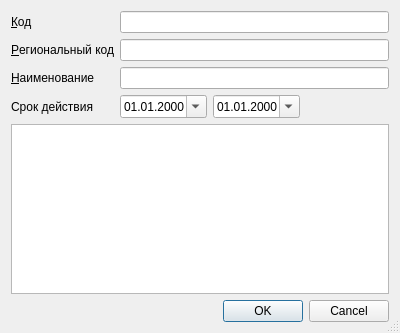
<?xml version="1.0" encoding="UTF-8"?>
<ui version="4.0">
 <class>ItemEditorDialog</class>
 <widget class="QDialog" name="ItemEditorDialog">
  <property name="geometry">
   <rect>
    <x>0</x>
    <y>0</y>
    <width>400</width>
    <height>333</height>
   </rect>
  </property>
  <property name="windowTitle">
   <string>ChangeMe!</string>
  </property>
  <property name="sizeGripEnabled">
   <bool>true</bool>
  </property>
  <layout class="QGridLayout" name="gridLayout">
   <item row="0" column="0">
    <widget class="QLabel" name="lblCode">
     <property name="sizePolicy">
      <sizepolicy hsizetype="Maximum" vsizetype="Preferred">
       <horstretch>0</horstretch>
       <verstretch>0</verstretch>
      </sizepolicy>
     </property>
     <property name="text">
      <string>&amp;Код</string>
     </property>
     <property name="buddy">
      <cstring>edtCode</cstring>
     </property>
    </widget>
   </item>
   <item row="0" column="1">
    <widget class="QLineEdit" name="edtCode"/>
   </item>
   <item row="1" column="0">
    <widget class="QLabel" name="lblRegionalCode">
     <property name="text">
      <string>&amp;Региональный код</string>
     </property>
     <property name="buddy">
      <cstring>edtRegionalCode</cstring>
     </property>
    </widget>
   </item>
   <item row="1" column="1">
    <widget class="QLineEdit" name="edtRegionalCode"/>
   </item>
   <item row="2" column="0">
    <widget class="QLabel" name="lblName">
     <property name="sizePolicy">
      <sizepolicy hsizetype="Maximum" vsizetype="Preferred">
       <horstretch>0</horstretch>
       <verstretch>0</verstretch>
      </sizepolicy>
     </property>
     <property name="text">
      <string>&amp;Наименование</string>
     </property>
     <property name="buddy">
      <cstring>edtName</cstring>
     </property>
    </widget>
   </item>
   <item row="2" column="1">
    <widget class="QLineEdit" name="edtName"/>
   </item>
   <item row="3" column="0">
    <widget class="QLabel" name="lblPeriod">
     <property name="text">
      <string>Срок действия</string>
     </property>
    </widget>
   </item>
   <item row="3" column="1">
    <layout class="QHBoxLayout" name="horizontalLayout">
     <item>
      <widget class="CDateEdit" name="edtBegDate">
       <property name="displayFormat">
        <string>dd.MM.yyyy</string>
       </property>
       <property name="calendarPopup">
        <bool>true</bool>
       </property>
      </widget>
     </item>
     <item>
      <widget class="CDateEdit" name="edtEndDate">
       <property name="displayFormat">
        <string>dd.MM.yyyy</string>
       </property>
       <property name="calendarPopup">
        <bool>true</bool>
       </property>
      </widget>
     </item>
     <item>
      <spacer name="horizontalSpacer">
       <property name="orientation">
        <enum>Qt::Horizontal</enum>
       </property>
       <property name="sizeHint" stdset="0">
        <size>
         <width>40</width>
         <height>20</height>
        </size>
       </property>
      </spacer>
     </item>
    </layout>
   </item>
   <item row="4" column="0" colspan="2">
    <widget class="CInDocTableView" name="tblPersonnelBrigade"/>
   </item>
   <item row="5" column="0" colspan="2">
    <widget class="QDialogButtonBox" name="buttonBox">
     <property name="standardButtons">
      <set>QDialogButtonBox::Cancel|QDialogButtonBox::Ok</set>
     </property>
    </widget>
   </item>
  </layout>
 </widget>
 <customwidgets>
  <customwidget>
   <class>CInDocTableView</class>
   <extends>QTableView</extends>
   <header>library/InDocTable.h</header>
  </customwidget>
  <customwidget>
   <class>CDateEdit</class>
   <extends>QDateEdit</extends>
   <header>library/DateEdit.h</header>
  </customwidget>
 </customwidgets>
 <tabstops>
  <tabstop>edtCode</tabstop>
  <tabstop>edtRegionalCode</tabstop>
  <tabstop>edtName</tabstop>
  <tabstop>edtBegDate</tabstop>
  <tabstop>edtEndDate</tabstop>
  <tabstop>tblPersonnelBrigade</tabstop>
  <tabstop>buttonBox</tabstop>
 </tabstops>
 <resources/>
 <connections>
  <connection>
   <sender>buttonBox</sender>
   <signal>accepted()</signal>
   <receiver>ItemEditorDialog</receiver>
   <slot>accept()</slot>
   <hints>
    <hint type="sourcelabel">
     <x>249</x>
     <y>316</y>
    </hint>
    <hint type="destinationlabel">
     <x>211</x>
     <y>166</y>
    </hint>
   </hints>
  </connection>
  <connection>
   <sender>buttonBox</sender>
   <signal>rejected()</signal>
   <receiver>ItemEditorDialog</receiver>
   <slot>reject()</slot>
   <hints>
    <hint type="sourcelabel">
     <x>249</x>
     <y>316</y>
    </hint>
    <hint type="destinationlabel">
     <x>211</x>
     <y>166</y>
    </hint>
   </hints>
  </connection>
 </connections>
</ui>
